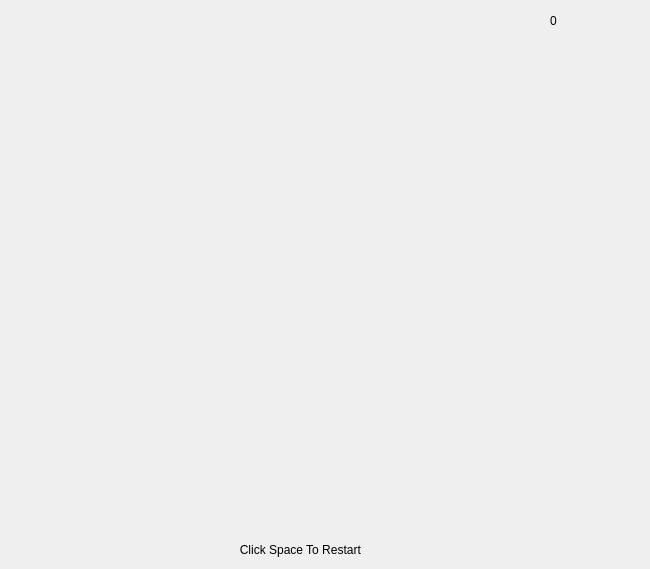
    <widget class="QWidget" name="page_2">
     <widget class="QLabel" name="label2_72">
      <property name="geometry">
       <rect>
        <x>90</x>
        <y>230</y>
        <width>60</width>
        <height>60</height>
       </rect>
      </property>
      <property name="text">
       <string/>
      </property>
      <property name="pixmap">
       <pixmap resource="resource.qrc">:/images/wall.png</pixmap>
      </property>
      <property name="scaledContents">
       <bool>true</bool>
      </property>
     </widget>
     <widget class="QLabel" name="label2_45">
      <property name="geometry">
       <rect>
        <x>330</x>
        <y>470</y>
        <width>60</width>
        <height>60</height>
       </rect>
      </property>
      <property name="text">
       <string/>
      </property>
      <property name="pixmap">
       <pixmap resource="resource.qrc">:/images/wall.png</pixmap>
      </property>
      <property name="scaledContents">
       <bool>true</bool>
      </property>
     </widget>
     <widget class="QLabel" name="label2_47">
      <property name="geometry">
       <rect>
        <x>210</x>
        <y>230</y>
        <width>60</width>
        <height>60</height>
       </rect>
      </property>
      <property name="text">
       <string/>
      </property>
      <property name="pixmap">
       <pixmap resource="resource.qrc">:/images/wall.png</pixmap>
      </property>
      <property name="scaledContents">
       <bool>true</bool>
      </property>
     </widget>
     <widget class="QLabel" name="label2_70">
      <property name="geometry">
       <rect>
        <x>90</x>
        <y>470</y>
        <width>60</width>
        <height>60</height>
       </rect>
      </property>
      <property name="text">
       <string/>
      </property>
      <property name="pixmap">
       <pixmap resource="resource.qrc">:/images/wall.png</pixmap>
      </property>
      <property name="scaledContents">
       <bool>true</bool>
      </property>
     </widget>
     <widget class="QLabel" name="label2_38">
      <property name="geometry">
       <rect>
        <x>510</x>
        <y>290</y>
        <width>60</width>
        <height>60</height>
       </rect>
      </property>
      <property name="text">
       <string/>
      </property>
      <property name="pixmap">
       <pixmap resource="resource.qrc">:/images/wall.png</pixmap>
      </property>
      <property name="scaledContents">
       <bool>true</bool>
      </property>
     </widget>
     <widget class="QLabel" name="label3_6">
      <property name="geometry">
       <rect>
        <x>150</x>
        <y>410</y>
        <width>60</width>
        <height>60</height>
       </rect>
      </property>
      <property name="text">
       <string/>
      </property>
      <property name="pixmap">
       <pixmap resource="resource.qrc">:/images/box.png</pixmap>
      </property>
      <property name="scaledContents">
       <bool>true</bool>
      </property>
     </widget>
     <widget class="QLabel" name="label2_67">
      <property name="geometry">
       <rect>
        <x>210</x>
        <y>470</y>
        <width>60</width>
        <height>60</height>
       </rect>
      </property>
      <property name="text">
       <string/>
      </property>
      <property name="pixmap">
       <pixmap resource="resource.qrc">:/images/wall.png</pixmap>
      </property>
      <property name="scaledContents">
       <bool>true</bool>
      </property>
     </widget>
     <widget class="QLabel" name="label2_50">
      <property name="geometry">
       <rect>
        <x>90</x>
        <y>170</y>
        <width>60</width>
        <height>60</height>
       </rect>
      </property>
      <property name="text">
       <string/>
      </property>
      <property name="pixmap">
       <pixmap resource="resource.qrc">:/images/wall.png</pixmap>
      </property>
      <property name="scaledContents">
       <bool>true</bool>
      </property>
     </widget>
     <widget class="QLabel" name="label2_43">
      <property name="geometry">
       <rect>
        <x>150</x>
        <y>350</y>
        <width>60</width>
        <height>60</height>
       </rect>
      </property>
      <property name="text">
       <string/>
      </property>
      <property name="pixmap">
       <pixmap resource="resource.qrc">:/images/wall.png</pixmap>
      </property>
      <property name="scaledContents">
       <bool>true</bool>
      </property>
     </widget>
     <widget class="QLabel" name="label2_44">
      <property name="geometry">
       <rect>
        <x>30</x>
        <y>410</y>
        <width>60</width>
        <height>60</height>
       </rect>
      </property>
      <property name="text">
       <string/>
      </property>
      <property name="pixmap">
       <pixmap resource="resource.qrc">:/images/wall.png</pixmap>
      </property>
      <property name="scaledContents">
       <bool>true</bool>
      </property>
     </widget>
     <widget class="QLabel" name="label2_51">
      <property name="geometry">
       <rect>
        <x>150</x>
        <y>110</y>
        <width>60</width>
        <height>60</height>
       </rect>
      </property>
      <property name="text">
       <string/>
      </property>
      <property name="pixmap">
       <pixmap resource="resource.qrc">:/images/wall.png</pixmap>
      </property>
      <property name="scaledContents">
       <bool>true</bool>
      </property>
     </widget>
     <widget class="QLabel" name="label3_5">
      <property name="geometry">
       <rect>
        <x>330</x>
        <y>350</y>
        <width>60</width>
        <height>60</height>
       </rect>
      </property>
      <property name="text">
       <string/>
      </property>
      <property name="pixmap">
       <pixmap resource="resource.qrc">:/images/box.png</pixmap>
      </property>
      <property name="scaledContents">
       <bool>true</bool>
      </property>
     </widget>
     <widget class="QLabel" name="label2_71">
      <property name="geometry">
       <rect>
        <x>450</x>
        <y>470</y>
        <width>60</width>
        <height>60</height>
       </rect>
      </property>
      <property name="text">
       <string/>
      </property>
      <property name="pixmap">
       <pixmap resource="resource.qrc">:/images/wall.png</pixmap>
      </property>
      <property name="scaledContents">
       <bool>true</bool>
      </property>
     </widget>
     <widget class="QLabel" name="label2_68">
      <property name="geometry">
       <rect>
        <x>150</x>
        <y>470</y>
        <width>60</width>
        <height>60</height>
       </rect>
      </property>
      <property name="text">
       <string/>
      </property>
      <property name="pixmap">
       <pixmap resource="resource.qrc">:/images/wall.png</pixmap>
      </property>
      <property name="scaledContents">
       <bool>true</bool>
      </property>
     </widget>
     <widget class="QLabel" name="label2_66">
      <property name="geometry">
       <rect>
        <x>30</x>
        <y>230</y>
        <width>60</width>
        <height>60</height>
       </rect>
      </property>
      <property name="text">
       <string/>
      </property>
      <property name="pixmap">
       <pixmap resource="resource.qrc">:/images/wall.png</pixmap>
      </property>
      <property name="scaledContents">
       <bool>true</bool>
      </property>
     </widget>
     <widget class="QLabel" name="label2_61">
      <property name="geometry">
       <rect>
        <x>270</x>
        <y>50</y>
        <width>60</width>
        <height>60</height>
       </rect>
      </property>
      <property name="text">
       <string/>
      </property>
      <property name="pixmap">
       <pixmap resource="resource.qrc">:/images/wall.png</pixmap>
      </property>
      <property name="scaledContents">
       <bool>true</bool>
      </property>
     </widget>
     <widget class="QLabel" name="label2_53">
      <property name="geometry">
       <rect>
        <x>210</x>
        <y>290</y>
        <width>60</width>
        <height>60</height>
       </rect>
      </property>
      <property name="text">
       <string/>
      </property>
      <property name="pixmap">
       <pixmap resource="resource.qrc">:/images/wall.png</pixmap>
      </property>
      <property name="scaledContents">
       <bool>true</bool>
      </property>
     </widget>
     <widget class="QLabel" name="label2_39">
      <property name="geometry">
       <rect>
        <x>30</x>
        <y>290</y>
        <width>60</width>
        <height>60</height>
       </rect>
      </property>
      <property name="text">
       <string/>
      </property>
      <property name="pixmap">
       <pixmap resource="resource.qrc">:/images/wall.png</pixmap>
      </property>
      <property name="scaledContents">
       <bool>true</bool>
      </property>
     </widget>
     <widget class="QLabel" name="label2_48">
      <property name="geometry">
       <rect>
        <x>450</x>
        <y>290</y>
        <width>60</width>
        <height>60</height>
       </rect>
      </property>
      <property name="text">
       <string/>
      </property>
      <property name="pixmap">
       <pixmap resource="resource.qrc">:/images/wall.png</pixmap>
      </property>
      <property name="scaledContents">
       <bool>true</bool>
      </property>
     </widget>
     <widget class="QLabel" name="label2_41">
      <property name="geometry">
       <rect>
        <x>330</x>
        <y>50</y>
        <width>60</width>
        <height>60</height>
       </rect>
      </property>
      <property name="text">
       <string/>
      </property>
      <property name="pixmap">
       <pixmap resource="resource.qrc">:/images/wall.png</pixmap>
      </property>
      <property name="scaledContents">
       <bool>true</bool>
      </property>
     </widget>
     <widget class="QLabel" name="label2_60">
      <property name="geometry">
       <rect>
        <x>390</x>
        <y>110</y>
        <width>60</width>
        <height>60</height>
       </rect>
      </property>
      <property name="text">
       <string/>
      </property>
      <property name="pixmap">
       <pixmap resource="resource.qrc">:/images/wall.png</pixmap>
      </property>
      <property name="scaledContents">
       <bool>true</bool>
      </property>
     </widget>
     <widget class="QLabel" name="label2_40">
      <property name="geometry">
       <rect>
        <x>510</x>
        <y>350</y>
        <width>60</width>
        <height>60</height>
       </rect>
      </property>
      <property name="text">
       <string/>
      </property>
      <property name="pixmap">
       <pixmap resource="resource.qrc">:/images/wall.png</pixmap>
      </property>
      <property name="scaledContents">
       <bool>true</bool>
      </property>
     </widget>
     <widget class="QLabel" name="label2_58">
      <property name="geometry">
       <rect>
        <x>30</x>
        <y>470</y>
        <width>60</width>
        <height>60</height>
       </rect>
      </property>
      <property name="text">
       <string/>
      </property>
      <property name="pixmap">
       <pixmap resource="resource.qrc">:/images/wall.png</pixmap>
      </property>
      <property name="scaledContents">
       <bool>true</bool>
      </property>
     </widget>
     <widget class="QLabel" name="label2_55">
      <property name="geometry">
       <rect>
        <x>30</x>
        <y>350</y>
        <width>60</width>
        <height>60</height>
       </rect>
      </property>
      <property name="text">
       <string/>
      </property>
      <property name="pixmap">
       <pixmap resource="resource.qrc">:/images/wall.png</pixmap>
      </property>
      <property name="scaledContents">
       <bool>true</bool>
      </property>
     </widget>
     <widget class="QLabel" name="label2_46">
      <property name="geometry">
       <rect>
        <x>390</x>
        <y>170</y>
        <width>60</width>
        <height>60</height>
       </rect>
      </property>
      <property name="text">
       <string/>
      </property>
      <property name="pixmap">
       <pixmap resource="resource.qrc">:/images/wall.png</pixmap>
      </property>
      <property name="scaledContents">
       <bool>true</bool>
      </property>
     </widget>
     <widget class="QLabel" name="label2_59">
      <property name="geometry">
       <rect>
        <x>390</x>
        <y>470</y>
        <width>60</width>
        <height>60</height>
       </rect>
      </property>
      <property name="text">
       <string/>
      </property>
      <property name="pixmap">
       <pixmap resource="resource.qrc">:/images/wall.png</pixmap>
      </property>
      <property name="scaledContents">
       <bool>true</bool>
      </property>
     </widget>
     <widget class="QLabel" name="label2_56">
      <property name="geometry">
       <rect>
        <x>390</x>
        <y>50</y>
        <width>60</width>
        <height>60</height>
       </rect>
      </property>
      <property name="text">
       <string/>
      </property>
      <property name="pixmap">
       <pixmap resource="resource.qrc">:/images/wall.png</pixmap>
      </property>
      <property name="scaledContents">
       <bool>true</bool>
      </property>
     </widget>
     <widget class="QLabel" name="label2_42">
      <property name="geometry">
       <rect>
        <x>330</x>
        <y>290</y>
        <width>60</width>
        <height>60</height>
       </rect>
      </property>
      <property name="text">
       <string/>
      </property>
      <property name="pixmap">
       <pixmap resource="resource.qrc">:/images/wall.png</pixmap>
      </property>
      <property name="scaledContents">
       <bool>true</bool>
      </property>
     </widget>
     <widget class="QLabel" name="label2_69">
      <property name="geometry">
       <rect>
        <x>210</x>
        <y>50</y>
        <width>60</width>
        <height>60</height>
       </rect>
      </property>
      <property name="text">
       <string/>
      </property>
      <property name="pixmap">
       <pixmap resource="resource.qrc">:/images/wall.png</pixmap>
      </property>
      <property name="scaledContents">
       <bool>true</bool>
      </property>
     </widget>
     <widget class="QLabel" name="label2_49">
      <property name="geometry">
       <rect>
        <x>330</x>
        <y>230</y>
        <width>60</width>
        <height>60</height>
       </rect>
      </property>
      <property name="text">
       <string/>
      </property>
      <property name="pixmap">
       <pixmap resource="resource.qrc">:/images/wall.png</pixmap>
      </property>
      <property name="scaledContents">
       <bool>true</bool>
      </property>
     </widget>
     <widget class="QLabel" name="label2_57">
      <property name="geometry">
       <rect>
        <x>270</x>
        <y>470</y>
        <width>60</width>
        <height>60</height>
       </rect>
      </property>
      <property name="text">
       <string/>
      </property>
      <property name="pixmap">
       <pixmap resource="resource.qrc">:/images/wall.png</pixmap>
      </property>
      <property name="scaledContents">
       <bool>true</bool>
      </property>
     </widget>
     <widget class="QLabel" name="label2_63">
      <property name="geometry">
       <rect>
        <x>390</x>
        <y>230</y>
        <width>60</width>
        <height>60</height>
       </rect>
      </property>
      <property name="text">
       <string/>
      </property>
      <property name="pixmap">
       <pixmap resource="resource.qrc">:/images/wall.png</pixmap>
      </property>
      <property name="scaledContents">
       <bool>true</bool>
      </property>
     </widget>
     <widget class="QLabel" name="label2_37">
      <property name="geometry">
       <rect>
        <x>450</x>
        <y>410</y>
        <width>60</width>
        <height>60</height>
       </rect>
      </property>
      <property name="text">
       <string/>
      </property>
      <property name="pixmap">
       <pixmap resource="resource.qrc">:/images/wall.png</pixmap>
      </property>
      <property name="scaledContents">
       <bool>true</bool>
      </property>
     </widget>
     <widget class="QLabel" name="label2_52">
      <property name="geometry">
       <rect>
        <x>450</x>
        <y>230</y>
        <width>60</width>
        <height>60</height>
       </rect>
      </property>
      <property name="text">
       <string/>
      </property>
      <property name="pixmap">
       <pixmap resource="resource.qrc">:/images/wall.png</pixmap>
      </property>
      <property name="scaledContents">
       <bool>true</bool>
      </property>
     </widget>
     <widget class="QLabel" name="label2_64">
      <property name="geometry">
       <rect>
        <x>90</x>
        <y>110</y>
        <width>60</width>
        <height>60</height>
       </rect>
      </property>
      <property name="text">
       <string/>
      </property>
      <property name="pixmap">
       <pixmap resource="resource.qrc">:/images/wall.png</pixmap>
      </property>
      <property name="scaledContents">
       <bool>true</bool>
      </property>
     </widget>
     <widget class="QLabel" name="label1_2">
      <property name="geometry">
       <rect>
        <x>330</x>
        <y>110</y>
        <width>60</width>
        <height>60</height>
       </rect>
      </property>
      <property name="text">
       <string/>
      </property>
      <property name="pixmap">
       <pixmap resource="resource.qrc">:/images/minecraft-creeper_orig.jpg</pixmap>
      </property>
      <property name="scaledContents">
       <bool>true</bool>
      </property>
      <property name="wordWrap">
       <bool>false</bool>
      </property>
     </widget>
     <widget class="QLabel" name="label2_65">
      <property name="geometry">
       <rect>
        <x>510</x>
        <y>230</y>
        <width>60</width>
        <height>60</height>
       </rect>
      </property>
      <property name="text">
       <string/>
      </property>
      <property name="pixmap">
       <pixmap resource="resource.qrc">:/images/wall.png</pixmap>
      </property>
      <property name="scaledContents">
       <bool>true</bool>
      </property>
     </widget>
     <widget class="QLabel" name="label2_54">
      <property name="geometry">
       <rect>
        <x>210</x>
        <y>110</y>
        <width>60</width>
        <height>60</height>
       </rect>
      </property>
      <property name="text">
       <string/>
      </property>
      <property name="pixmap">
       <pixmap resource="resource.qrc">:/images/wall.png</pixmap>
      </property>
      <property name="scaledContents">
       <bool>true</bool>
      </property>
     </widget>
     <widget class="QLabel" name="label3_4">
      <property name="geometry">
       <rect>
        <x>270</x>
        <y>170</y>
        <width>60</width>
        <height>60</height>
       </rect>
      </property>
      <property name="text">
       <string/>
      </property>
      <property name="pixmap">
       <pixmap resource="resource.qrc">:/images/box.png</pixmap>
      </property>
      <property name="scaledContents">
       <bool>true</bool>
      </property>
     </widget>
     <widget class="QLabel" name="label2_62">
      <property name="geometry">
       <rect>
        <x>450</x>
        <y>350</y>
        <width>60</width>
        <height>60</height>
       </rect>
      </property>
      <property name="text">
       <string/>
      </property>
      <property name="pixmap">
       <pixmap resource="resource.qrc">:/images/wall.png</pixmap>
      </property>
      <property name="scaledContents">
       <bool>true</bool>
      </property>
     </widget>
     <widget class="QLabel" name="label2_78">
      <property name="geometry">
       <rect>
        <x>390</x>
        <y>350</y>
        <width>60</width>
        <height>60</height>
       </rect>
      </property>
      <property name="text">
       <string/>
      </property>
      <property name="pixmap">
       <pixmap resource="resource.qrc">:/target</pixmap>
      </property>
      <property name="scaledContents">
       <bool>true</bool>
      </property>
     </widget>
     <widget class="QLabel" name="label2_79">
      <property name="geometry">
       <rect>
        <x>390</x>
        <y>410</y>
        <width>60</width>
        <height>60</height>
       </rect>
      </property>
      <property name="text">
       <string/>
      </property>
      <property name="pixmap">
       <pixmap resource="resource.qrc">:/target</pixmap>
      </property>
      <property name="scaledContents">
       <bool>true</bool>
      </property>
     </widget>
     <widget class="QLabel" name="label2_80">
      <property name="geometry">
       <rect>
        <x>390</x>
        <y>290</y>
        <width>60</width>
        <height>60</height>
       </rect>
      </property>
      <property name="text">
       <string/>
      </property>
      <property name="pixmap">
       <pixmap resource="resource.qrc">:/target</pixmap>
      </property>
      <property name="scaledContents">
       <bool>true</bool>
      </property>
     </widget>
     <widget class="QLabel" name="label_4">
      <property name="geometry">
       <rect>
        <x>110</x>
        <y>540</y>
        <width>391</width>
        <height>20</height>
       </rect>
      </property>
      <property name="text">
       <string>                                       Click Space To Restart</string>
      </property>
      <property name="scaledContents">
       <bool>true</bool>
      </property>
     </widget>
     <widget class="QLabel" name="label_6">
      <property name="geometry">
       <rect>
        <x>550</x>
        <y>0</y>
        <width>91</width>
        <height>41</height>
       </rect>
      </property>
      <property name="text">
       <string>0</string>
      </property>
     </widget>
     <widget class="QLabel" name="label2_73">
      <property name="geometry">
       <rect>
        <x>330</x>
        <y>410</y>
        <width>60</width>
        <height>60</height>
       </rect>
      </property>
      <property name="text">
       <string/>
      </property>
      <property name="pixmap">
       <pixmap resource="resource.qrc">:/images/wall.png</pixmap>
      </property>
      <property name="scaledContents">
       <bool>true</bool>
      </property>
     </widget>
     <widget class="QLabel" name="label2_74">
      <property name="geometry">
       <rect>
        <x>270</x>
        <y>350</y>
        <width>60</width>
        <height>60</height>
       </rect>
      </property>
      <property name="text">
       <string/>
      </property>
      <property name="pixmap">
       <pixmap resource="resource.qrc">:/images/wall.png</pixmap>
      </property>
      <property name="scaledContents">
       <bool>true</bool>
      </property>
     </widget>
     <widget class="QLabel" name="label2_81">
      <property name="geometry">
       <rect>
        <x>210</x>
        <y>350</y>
        <width>60</width>
        <height>60</height>
       </rect>
      </property>
      <property name="text">
       <string/>
      </property>
      <property name="pixmap">
       <pixmap resource="resource.qrc">:/images/pngtree-cartoon-bomb-background-and-explosive-light-vector---illustration-png-image_1692128.jpg</pixmap>
      </property>
      <property name="scaledContents">
       <bool>true</bool>
      </property>
     </widget>
     <zorder>label2_81</zorder>
     <zorder>label2_79</zorder>
     <zorder>label2_78</zorder>
     <zorder>label2_80</zorder>
     <zorder>label2_72</zorder>
     <zorder>label2_45</zorder>
     <zorder>label2_47</zorder>
     <zorder>label2_70</zorder>
     <zorder>label2_38</zorder>
     <zorder>label3_6</zorder>
     <zorder>label2_67</zorder>
     <zorder>label2_50</zorder>
     <zorder>label2_43</zorder>
     <zorder>label2_44</zorder>
     <zorder>label2_51</zorder>
     <zorder>label3_5</zorder>
     <zorder>label2_71</zorder>
     <zorder>label2_68</zorder>
     <zorder>label2_66</zorder>
     <zorder>label2_61</zorder>
     <zorder>label2_53</zorder>
     <zorder>label2_39</zorder>
     <zorder>label2_48</zorder>
     <zorder>label2_41</zorder>
     <zorder>label2_60</zorder>
     <zorder>label2_40</zorder>
     <zorder>label2_58</zorder>
     <zorder>label2_55</zorder>
     <zorder>label2_46</zorder>
     <zorder>label2_59</zorder>
     <zorder>label2_56</zorder>
     <zorder>label2_42</zorder>
     <zorder>label2_69</zorder>
     <zorder>label2_49</zorder>
     <zorder>label2_57</zorder>
     <zorder>label2_63</zorder>
     <zorder>label2_37</zorder>
     <zorder>label2_52</zorder>
     <zorder>label2_64</zorder>
     <zorder>label1_2</zorder>
     <zorder>label2_65</zorder>
     <zorder>label2_54</zorder>
     <zorder>label3_4</zorder>
     <zorder>label2_62</zorder>
     <zorder>label_4</zorder>
     <zorder>label_6</zorder>
     <zorder>label2_73</zorder>
     <zorder>label2_74</zorder>
    </widget>
